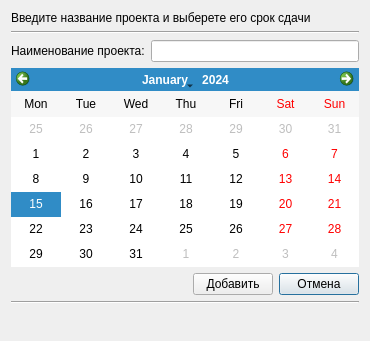
<?xml version="1.0" encoding="UTF-8"?>
<ui version="4.0">
 <class>add_new_project_dialog</class>
 <widget class="QDialog" name="add_new_project_dialog">
  <property name="geometry">
   <rect>
    <x>0</x>
    <y>0</y>
    <width>370</width>
    <height>341</height>
   </rect>
  </property>
  <property name="minimumSize">
   <size>
    <width>370</width>
    <height>341</height>
   </size>
  </property>
  <property name="maximumSize">
   <size>
    <width>370</width>
    <height>341</height>
   </size>
  </property>
  <property name="windowTitle">
   <string>Создание нового проекта</string>
  </property>
  <property name="windowIcon">
   <iconset>
    <normaloff>iconstitle.png</normaloff>iconstitle.png</iconset>
  </property>
  <property name="styleSheet">
   <string notr="true">font: 11pt &quot;Times New Roman&quot;;</string>
  </property>
  <layout class="QGridLayout" name="gridLayout">
   <item row="7" column="0" colspan="4">
    <widget class="Line" name="line_2">
     <property name="orientation">
      <enum>Qt::Horizontal</enum>
     </property>
    </widget>
   </item>
   <item row="4" column="0" colspan="4">
    <widget class="QCalendarWidget" name="calendarWidget">
     <property name="gridVisible">
      <bool>false</bool>
     </property>
     <property name="horizontalHeaderFormat">
      <enum>QCalendarWidget::ShortDayNames</enum>
     </property>
     <property name="verticalHeaderFormat">
      <enum>QCalendarWidget::NoVerticalHeader</enum>
     </property>
     <property name="navigationBarVisible">
      <bool>true</bool>
     </property>
     <property name="dateEditEnabled">
      <bool>true</bool>
     </property>
    </widget>
   </item>
   <item row="5" column="3">
    <widget class="QPushButton" name="cancel_button">
     <property name="text">
      <string>Отмена</string>
     </property>
    </widget>
   </item>
   <item row="3" column="0">
    <widget class="QLabel" name="label_name">
     <property name="text">
      <string>Наименование проекта:</string>
     </property>
    </widget>
   </item>
   <item row="5" column="2">
    <widget class="QPushButton" name="add_button">
     <property name="text">
      <string>Добавить</string>
     </property>
    </widget>
   </item>
   <item row="3" column="1" colspan="3">
    <widget class="QLineEdit" name="line_project_name"/>
   </item>
   <item row="0" column="0" colspan="4">
    <widget class="QLabel" name="label_dialog_newproject">
     <property name="text">
      <string>Введите название проекта и выберете его срок сдачи</string>
     </property>
    </widget>
   </item>
   <item row="8" column="0" colspan="4">
    <widget class="QLabel" name="label_error">
     <property name="minimumSize">
      <size>
       <width>0</width>
       <height>20</height>
      </size>
     </property>
     <property name="maximumSize">
      <size>
       <width>16777215</width>
       <height>15</height>
      </size>
     </property>
     <property name="styleSheet">
      <string notr="true">font: 11pt &quot;Times New Roman&quot;;
color: rgb(255, 0, 0);
font-weight: bold;</string>
     </property>
     <property name="text">
      <string/>
     </property>
     <property name="alignment">
      <set>Qt::AlignRight|Qt::AlignTrailing|Qt::AlignVCenter</set>
     </property>
    </widget>
   </item>
   <item row="1" column="0" colspan="4">
    <widget class="Line" name="line">
     <property name="orientation">
      <enum>Qt::Horizontal</enum>
     </property>
    </widget>
   </item>
   <item row="5" column="0" colspan="2">
    <spacer name="horizontalSpacer">
     <property name="orientation">
      <enum>Qt::Horizontal</enum>
     </property>
     <property name="sizeHint" stdset="0">
      <size>
       <width>40</width>
       <height>20</height>
      </size>
     </property>
    </spacer>
   </item>
  </layout>
 </widget>
 <resources/>
 <connections/>
</ui>
